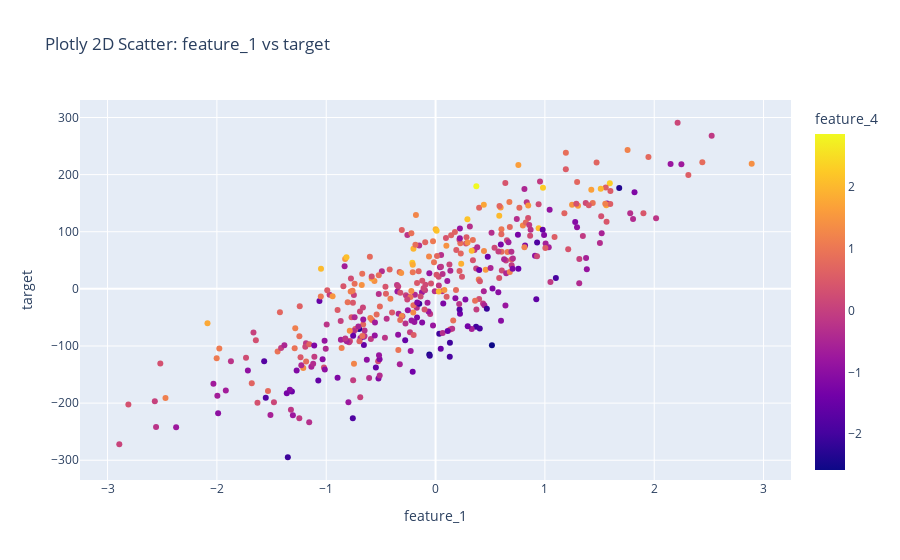
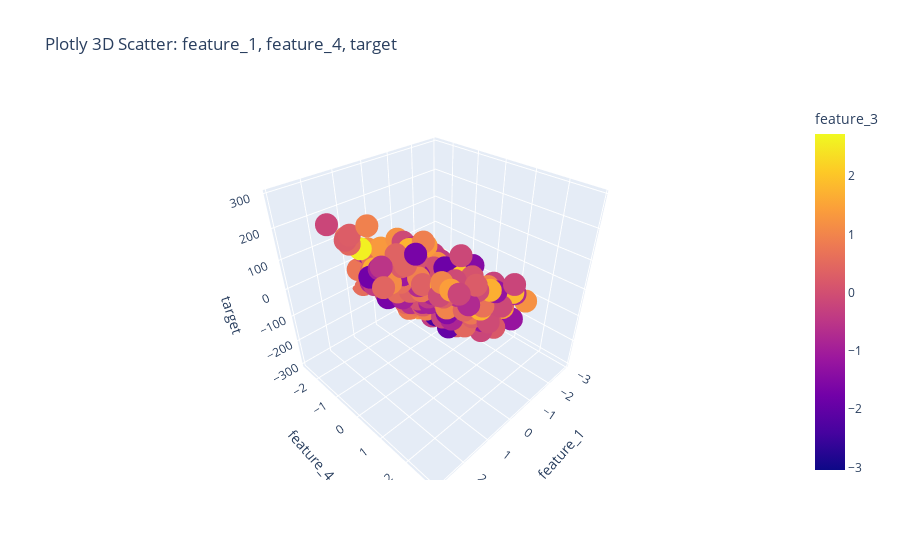

Notebook code cell kept with these figures, in order:
### Markdown cell above
**Интерактивные 2D и 3D scatter plot с помощью Plotly.**
2D scatter — связь между самым значимым признаком и целевым.
3D scatter — связь между двумя наиболее значимыми признаками и целевым.

### Code cell
# Plotly: 2D и 3D scatter plot
import plotly.express as px

fig2d = px.scatter(df, x=best_feature, y='target', color='feature_4',
                   title=f"Plotly 2D Scatter: {best_feature} vs target")
fig2d.show()

second_feature = most_corr_features.index[1]
fig3d = px.scatter_3d(df, x=best_feature, y=second_feature, z='target', color='feature_3',
                      title=f"Plotly 3D Scatter: {best_feature}, {second_feature}, target")
fig3d.show()

### Figure 1 — Plotly figure (JSON) as saved in the notebook; plotly's stock layout.template omitted (floating-point values rounded to 4 significant figures; data arrays with more than 128 entries replaced by an {"elided": "..."} marker saying what was removed)
{"data": [{"hovertemplate": "feature_1=%{x}<br>target=%{y}<br>feature_4=%{marker.color}<extra></extra>", "legendgroup": "", "marker": {"color": {"elided": "400 float values"}, "coloraxis": "coloraxis", "symbol": "circle"}, "mode": "markers", "name": "", "orientation": "v", "showlegend": false, "type": "scatter", "x": {"elided": "400 float values"}, "xaxis": "x", "y": {"elided": "400 float values"}, "yaxis": "y"}], "layout": {"coloraxis": {"colorbar": {"title": {"text": "feature_4"}}, "colorscale": [[0, "#0d0887"], [0.1111, "#46039f"], [0.2222, "#7201a8"], [0.3333, "#9c179e"], [0.4444, "#bd3786"], [0.5556, "#d8576b"], [0.6667, "#ed7953"], [0.7778, "#fb9f3a"], [0.8889, "#fdca26"], [1, "#f0f921"]]}, "legend": {"tracegroupgap": 0}, "title": {"text": "Plotly 2D Scatter: feature_1 vs target"}, "xaxis": {"anchor": "y", "domain": [0, 1], "title": {"text": "feature_1"}}, "yaxis": {"anchor": "x", "domain": [0, 1], "title": {"text": "target"}}}}

### Figure 2 — Plotly figure (JSON) as saved in the notebook; plotly's stock layout.template omitted (floating-point values rounded to 4 significant figures; data arrays with more than 128 entries replaced by an {"elided": "..."} marker saying what was removed)
{"data": [{"hovertemplate": "feature_1=%{x}<br>feature_4=%{y}<br>target=%{z}<br>feature_3=%{marker.color}<extra></extra>", "legendgroup": "", "marker": {"color": {"elided": "400 float values"}, "coloraxis": "coloraxis", "symbol": "circle"}, "mode": "markers", "name": "", "scene": "scene", "showlegend": false, "type": "scatter3d", "x": {"elided": "400 float values"}, "y": {"elided": "400 float values"}, "z": {"elided": "400 float values"}}], "layout": {"coloraxis": {"colorbar": {"title": {"text": "feature_3"}}, "colorscale": [[0, "#0d0887"], [0.1111, "#46039f"], [0.2222, "#7201a8"], [0.3333, "#9c179e"], [0.4444, "#bd3786"], [0.5556, "#d8576b"], [0.6667, "#ed7953"], [0.7778, "#fb9f3a"], [0.8889, "#fdca26"], [1, "#f0f921"]]}, "legend": {"tracegroupgap": 0}, "scene": {"domain": {"x": [0, 1], "y": [0, 1]}, "xaxis": {"title": {"text": "feature_1"}}, "yaxis": {"title": {"text": "feature_4"}}, "zaxis": {"title": {"text": "target"}}}, "title": {"text": "Plotly 3D Scatter: feature_1, feature_4, target"}}}
